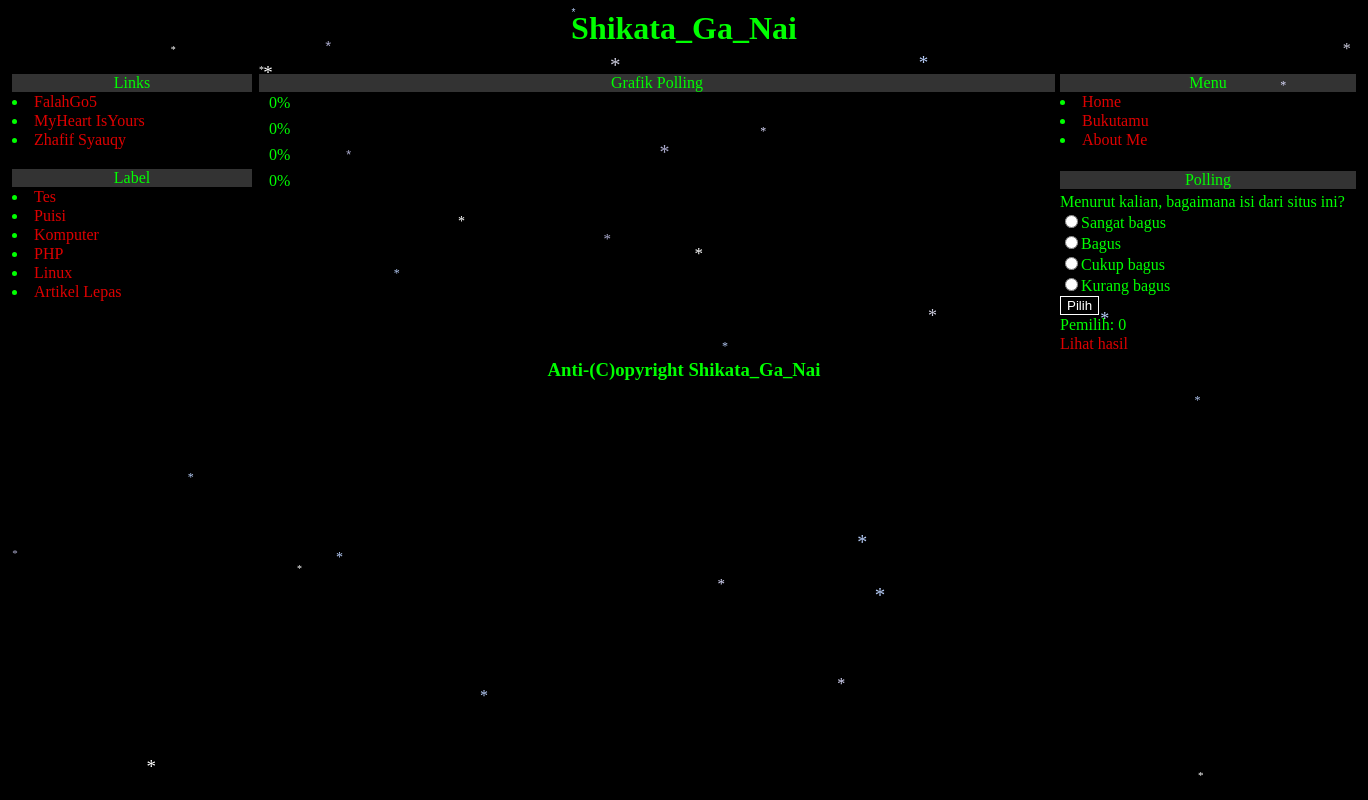
Screenshot of /hasil.php with the database file from the repository.
### tables this page shows
CREATE TABLE `tbl_polling` (
  `id` int(5) NOT NULL,
  `pertanyaan` varchar(250) NOT NULL,
  `jawab1` varchar(100) NOT NULL,
  `jawab2` varchar(100) NOT NULL,
  `jawab3` varchar(100) NOT NULL,
  `jawab4` varchar(100) NOT NULL,
  `hasil1` tinyint(5) NOT NULL,
  `hasil2` tinyint(5) NOT NULL,
  `hasil3` tinyint(5) NOT NULL,
  `hasil4` tinyint(5) NOT NULL,
  `status` enum('Y','N') NOT NULL
);

### polling.php (the view, shortened to what this page needs)
<?php
include_once "bukan_file_config.php";
$kueri = $lala->query("select * from tbl_polling where status = 'Y' limit 1");
$flux = $kueri->fetch();
$blob = $flux['hasil1'] + $flux['hasil2'] + $flux['hasil3'] + $flux['hasil4'];
?>
<html>
<head>
<link rel="stylesheet" href="gayaindex.css" type="text/css">
</head>
<body>
<br>
<table width="300" border="0" cellpadding="0" cellspacing="1">
<tr bgcolor="#333333"><td><center>Polling</center></td></tr>
</table>
<table width="300" border="0" cellpadding="0" cellspacing="1">
<form method="post">
<tr><td><input type="hidden" name="idx" value="<?=$flux['id']?>">
<?=$flux['pertanyaan']?></td></tr>
<tr><td><input type="radio" name="akulagi" value="o"><?=$flux['jawab1']?></td></tr>
<tr><td><input type="radio" name="akulagi" value="p"><?=$flux['jawab2']?></td></tr>
<tr><td><input type="radio" name="akulagi" value="q"><?=$flux['jawab3']?></td></tr>
<tr><td><input type="radio" name="akulagi" value="r"><?=$flux['jawab4']?></td></tr>
<tr><td><input type="submit" name="vote" value="Pilih"></td></tr>
<tr><td>Pemilih:&nbsp;<?=$blob?></td></tr>
<tr><td><a href="hasil.php?id=<?=$flux['id']?>">Lihat hasil</a></td></tr>
</form>
</table>

### gayaindex.css (style rules this page uses)
body { background: #000000; color: #00ff00; }
table { border: 1px solid #000; }
a { color: #dd0000; text-decoration: none; }
input { background: transparent; color: white; border: 1px solid #fff; }

### rows the page displays
tbl_polling: pertanyaan "Menurut kalian, bagaimana isi dari situs ini?", jawab1 "Sangat bagus", jawab2 "Bagus", jawab3 "Cukup bagus", jawab4 "Kurang bagus", hasil1 "0"

### other values shown
$hasil1 "0"
$hasil2 "0"
$hasil3 "0"
$hasil4 "0"
